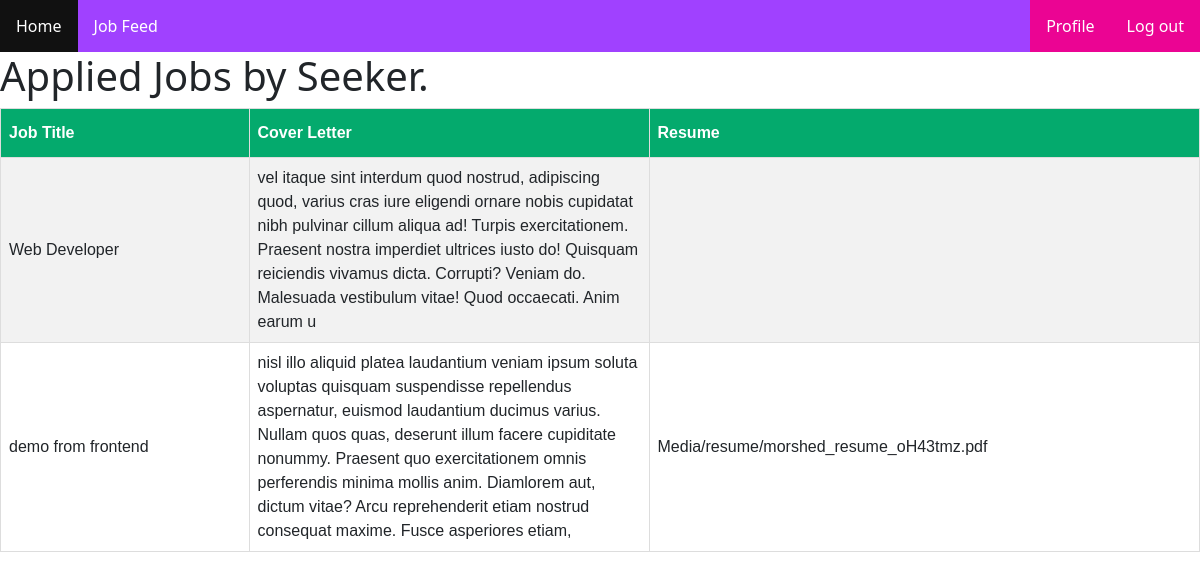
Page /appliedJobs/ on the committed database.
### myApp/models.py (models this page shows, shortened)
class ApplyJob(models.Model):
    user = models.ForeignKey(customUser, on_delete=models.CASCADE, null=True)
    job = models.ForeignKey(JobModel, on_delete=models.CASCADE, null=True)
    resume = models.FileField(upload_to='Media/resume', max_length=100, null=True)
    coverLetter = models.TextField(null=True)

class JobModel(models.Model):
    CATEGORY=[
        ('full_time','Full Time'),
        ('part_time','Part Time'),
        ('project_based','Project Based'),
    ]
    skills=models.CharField(max_length=100,null=True)
    user = models.ForeignKey(customUser, on_delete=models.CASCADE)
    title = models.CharField(max_length=200)
    openings = models.PositiveIntegerField()
    category=models.CharField(choices=CATEGORY,max_length=100,null=True)
    description = models.TextField()
    job_image=models.ImageField(upload_to='Media/Job_Image',null=True)

### myProject/views.py (the view)
# urls.py: path("appliedJobs/", appliedJobs, name="appliedJobs"),
def appliedJobs(req):
    applied_jobs = ApplyJob.objects.all()
    context = {
        "applyJob":applied_jobs
    }
    return render(req, "appliedJobsBySeeker.html", context)

### Template/appliedJobsBySeeker.html (shortened to what this page needs)
{% extends 'base.html' %}
{% block body %}
<h1>Applied Jobs by Seeker.</h1>
<table id="customers">
    <tr>
      <th>Job Title</th>
      <th>Cover Letter</th>
      <th>Resume</th>
    </tr>
    {% for aj in applyJob %}
        <tr>
            <td>{{aj.job.title}}</td>
            <td style="width: 400px;">{{aj.coverLetter}}</td>
            <td>{{aj.resume}}</td>
        </tr>
    {% endfor %}
  </table>
{% endblock body %}

### Template/appliedJobsBySeeker.html (style rules this page uses)
#customers { font-family: Arial, Helvetica, sans-serif; border-collapse: collapse; width: 100%; }
#customers td, #customers th { border: 1px solid #ddd; padding: 8px; }
#customers tr:nth-child(even) { background-color: #f2f2f2; }
#customers th { padding-top: 12px; padding-bottom: 12px; text-align: left; background-color: #04AA6D; color: white; }

### rows in the picture
ApplyJob: job "Web Developer", coverLetter "vel itaque sint interdum quod nostrud, adipiscing quod, varius cras iure eligendi ornare nobis cupidatat nibh pulvinar cillum aliqua ad! Turpis exercitationem. Praesent nostra imperdiet ultrices iusto do! Quisquam reiciendis vivamus dicta. Corrupti? Veniam do. Malesuada vestibulum vitae! Quod occaecati. Anim earum u"
ApplyJob: job "demo from frontend", coverLetter "nisl illo aliquid platea laudantium veniam ipsum soluta voluptas quisquam suspendisse repellendus aspernatur, euismod laudantium ducimus varius. Nullam quos quas, deserunt illum facere cupiditate nonummy. Praesent quo exercitationem omnis perferendis minima mollis anim. Diamlorem aut, dictum vitae? Arcu reprehenderit etiam nostrud consequat maxime. Fusce asperiores etiam,", resume "Media/resume/morshed_resume_oH43tmz.pdf"
